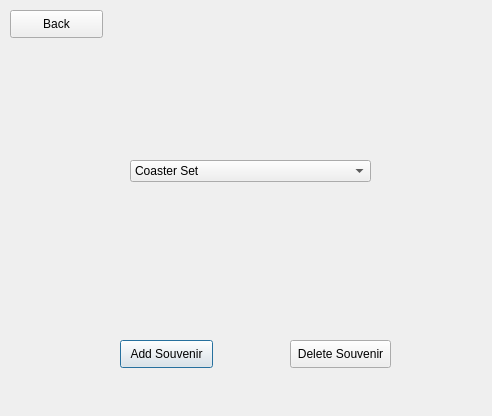
<?xml version="1.0" encoding="UTF-8"?>
<ui version="4.0">
 <class>SouvenirEditWindow</class>
 <widget class="QDialog" name="SouvenirEditWindow">
  <property name="geometry">
   <rect>
    <x>0</x>
    <y>0</y>
    <width>492</width>
    <height>416</height>
   </rect>
  </property>
  <property name="windowTitle">
   <string>Dialog</string>
  </property>
  <widget class="QPushButton" name="addSouvenirButton">
   <property name="geometry">
    <rect>
     <x>120</x>
     <y>340</y>
     <width>93</width>
     <height>28</height>
    </rect>
   </property>
   <property name="text">
    <string>Add Souvenir</string>
   </property>
  </widget>
  <widget class="QPushButton" name="deleteSouvenirButton">
   <property name="geometry">
    <rect>
     <x>290</x>
     <y>340</y>
     <width>101</width>
     <height>28</height>
    </rect>
   </property>
   <property name="text">
    <string>Delete Souvenir</string>
   </property>
  </widget>
  <widget class="QPushButton" name="pushButton_3">
   <property name="geometry">
    <rect>
     <x>10</x>
     <y>10</y>
     <width>93</width>
     <height>28</height>
    </rect>
   </property>
   <property name="text">
    <string>Back</string>
   </property>
  </widget>
  <widget class="QComboBox" name="souvenirBox">
   <property name="geometry">
    <rect>
     <x>130</x>
     <y>160</y>
     <width>241</width>
     <height>22</height>
    </rect>
   </property>
   <item>
    <property name="text">
     <string>Coaster Set</string>
    </property>
   </item>
   <item>
    <property name="text">
     <string>Lawn Chair</string>
    </property>
   </item>
   <item>
    <property name="text">
     <string>Reclining Chair</string>
    </property>
   </item>
   <item>
    <property name="text">
     <string>Temporary Tattoos</string>
    </property>
   </item>
   <item>
    <property name="text">
     <string>Water Bottle</string>
    </property>
   </item>
   <item>
    <property name="text">
     <string>Car Magnet</string>
    </property>
   </item>
   <item>
    <property name="text">
     <string>Cufflinks</string>
    </property>
   </item>
   <item>
    <property name="text">
     <string>Ring</string>
    </property>
   </item>
   <item>
    <property name="text">
     <string>Watch</string>
    </property>
   </item>
  </widget>
 </widget>
 <resources/>
 <connections/>
</ui>
